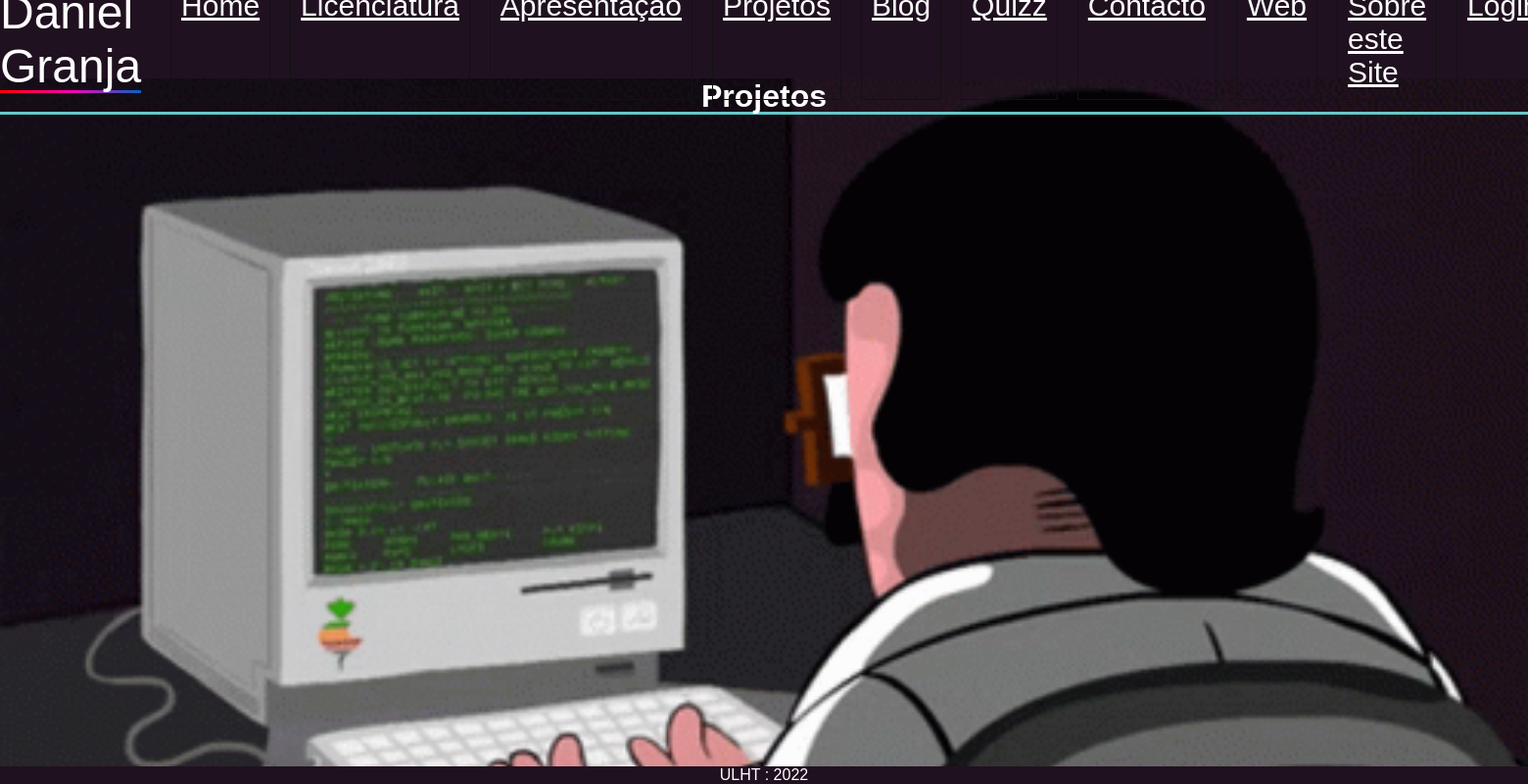
Before: /projetos with the older database file.
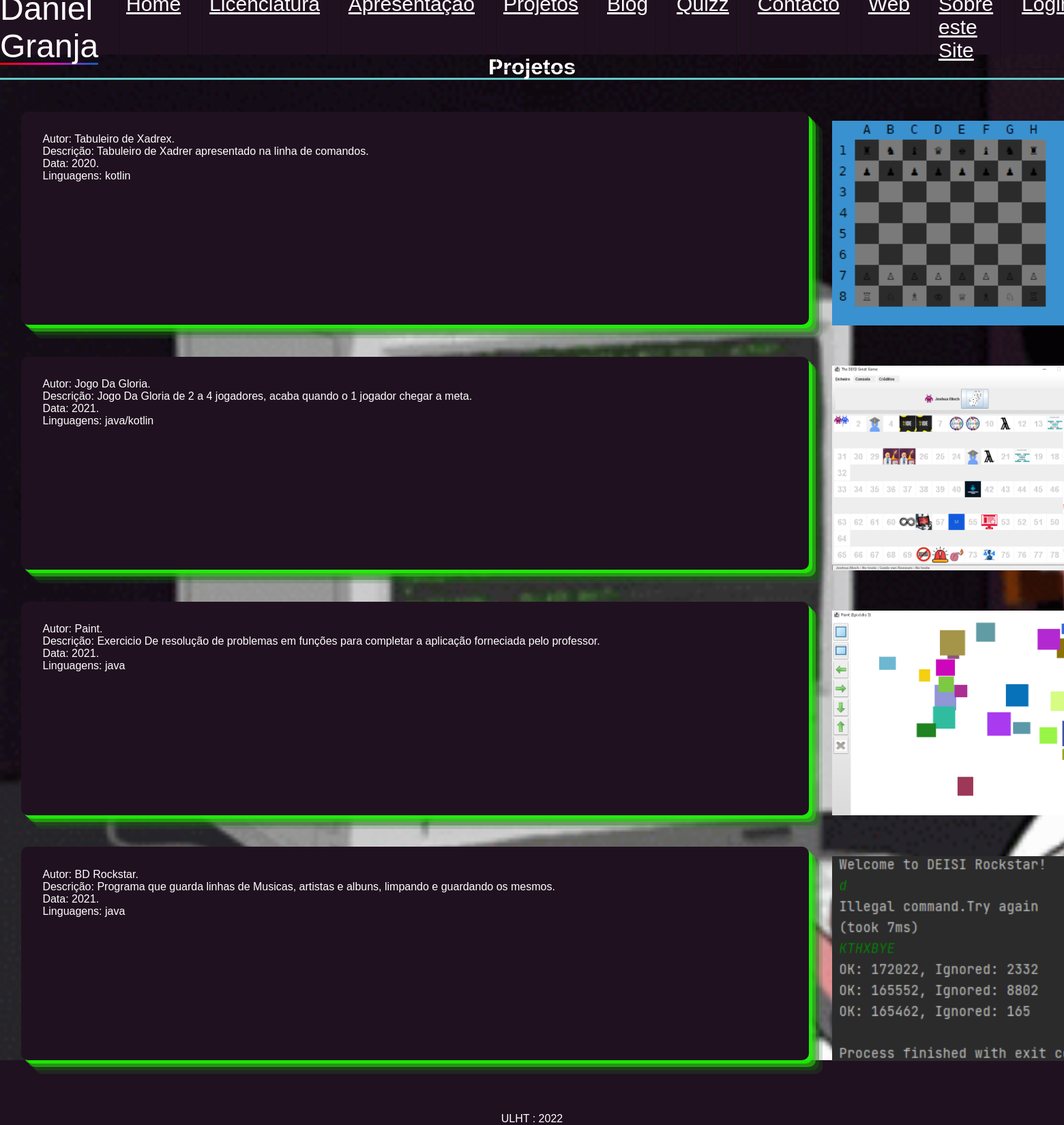
After: the same page with the newer database file.
### portfolio/models.py (models this page shows, shortened)
class Projetos(models.Model):
    nome = models.CharField(max_length=50)
    descricao = models.CharField(max_length=500)
    data = models.IntegerField(max_length=50)
    linguagens = models.CharField(max_length=100)
    imagem = models.ImageField(upload_to='media/', null=True)

### portfolio/views.py (the view)
# urls.py: path('projetos', views.projetos_page_view, name='projetos'),
def projetos_page_view(request):
    context = {'projetos': Projetos.objects.all()}
    return render(request, 'portfolio/projetos.html', context)

### portfolio/templates/portfolio/projetos.html
{% extends 'portfolio/layout.html' %}
{% block main %}
	<h3 class="titulo">Projetos</h3>
<div class="containerProjeto">
    {% for projeto in projetos %}
        <div>
    <p style="color: white">
    Autor: {{projeto.nome }}.
    </p>
        <p style="color: white">
        Descrição: {{ projeto.descricao }}.
        </p>
            <p style="color: white">
                Data: {{ projeto.data }}.
            </p>
            <p style="color: white">
                Linguagens: {{ projeto.linguagens }}
            </p>
        <img src="{{projeto.imagem.url}}">
 </div>
    {% endfor %}
</div>
{% endblock main%}

Changed rows visible on the page:
added Projetos: nome "Tabuleiro de Xadrex", descricao "Tabuleiro de Xadrer apresentado na linha de comandos", data "2020", linguagens "kotlin", imagem (picture)
added Projetos: nome "Jogo Da Gloria", descricao "Jogo Da Gloria de 2 a 4 jogadores, acaba quando o 1 jogador chegar a meta", data "2021", linguagens "java/kotlin", imagem (picture)
added Projetos: nome "Paint", descricao "Exercicio De resolução de problemas em funções para completar a aplicação forneciada pelo professor", data "2021", linguagens "java", imagem (picture)
added Projetos: nome "BD Rockstar", descricao "Programa que guarda linhas de Musicas, artistas e albuns, limpando e guardando os mesmos", data "2021", linguagens "java", imagem (picture)
